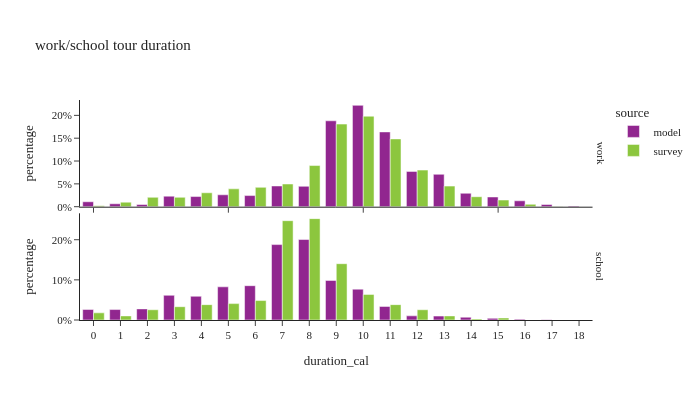

Notebook cell for this chart:
### Code cell
ws_tour_data['duration_cal'] = ws_tour_data['end'] - ws_tour_data['start']



df_plot = ws_tour_data.groupby(['source','tour_type','duration_cal'],observed=True)[['tour_weight']].sum().reset_index()

df_plot['percentage'] = df_plot.groupby(['tour_type','source'], group_keys=False)['tour_weight']. \
    apply(lambda x: x / float(x.sum()))

fig = px.bar(df_plot, x="duration_cal", y="percentage", color="source",barmode="group",

             facet_row='tour_type',

             title="work/school tour duration")

fig.for_each_annotation(lambda a: a.update(text = a.text.split("=")[-1]))
fig.update_layout(height=400, width=700, font=dict(size=11), yaxis1=dict(tickformat=".0%"), yaxis2=dict(tickformat=".0%", matches=None), xaxis=dict(dtick="1"))
fig.show()

### Figure 1 — Plotly figure (JSON) as saved in the notebook; plotly's stock layout.template omitted (floating-point values rounded to 4 significant figures)
{"data": [{"alignmentgroup": "True", "hovertemplate": "source=model<br>tour_type=work<br>duration_cal=%{x}<br>percentage=%{y}<extra></extra>", "legendgroup": "model", "marker": {"color": "#91268F", "pattern": {"shape": ""}}, "name": "model", "offsetgroup": "model", "orientation": "v", "showlegend": true, "textposition": "auto", "type": "bar", "x": [0.0, 1.0, 2.0, 3.0, 4.0, 5.0, 6.0, 7.0, 8.0, 9.0, 10.0, 11.0, 12.0, 13.0, 14.0, 15.0, 16.0, 17.0, 18.0], "xaxis": "x2", "y": [0.01082, 0.006409, 0.004746, 0.02306, 0.02223, 0.02604, 0.02437, 0.04537, 0.04468, 0.1881, 0.222, 0.1637, 0.07734, 0.07094, 0.02941, 0.02128, 0.01291, 0.004843, 0.001774], "yaxis": "y2"}, {"alignmentgroup": "True", "hovertemplate": "source=model<br>tour_type=school<br>duration_cal=%{x}<br>percentage=%{y}<extra></extra>", "legendgroup": "model", "marker": {"color": "#91268F", "pattern": {"shape": ""}}, "name": "model", "offsetgroup": "model", "orientation": "v", "showlegend": false, "textposition": "auto", "type": "bar", "x": [0.0, 1.0, 2.0, 3.0, 4.0, 5.0, 6.0, 7.0, 8.0, 9.0, 10.0, 11.0, 12.0, 13.0, 14.0, 15.0, 16.0, 17.0, 18.0], "xaxis": "x", "y": [0.02621, 0.02601, 0.02767, 0.06153, 0.05913, 0.08264, 0.08549, 0.1879, 0.2005, 0.09863, 0.07681, 0.03386, 0.01034, 0.009731, 0.006982, 0.004159, 0.002041, 0.0003341, 2.34e-05], "yaxis": "y"}, {"alignmentgroup": "True", "hovertemplate": "source=survey<br>tour_type=work<br>duration_cal=%{x}<br>percentage=%{y}<extra></extra>", "legendgroup": "survey", "marker": {"color": "#8CC63E", "pattern": {"shape": ""}}, "name": "survey", "offsetgroup": "survey", "orientation": "v", "showlegend": true, "textposition": "auto", "type": "bar", "x": [0.0, 1.0, 2.0, 3.0, 4.0, 5.0, 6.0, 7.0, 8.0, 9.0, 10.0, 11.0, 12.0, 13.0, 14.0, 15.0, 16.0, 17.0], "xaxis": "x2", "y": [0.001988, 0.00994, 0.02054, 0.02054, 0.03048, 0.0391, 0.04241, 0.0497, 0.09013, 0.1809, 0.1981, 0.1484, 0.08019, 0.04506, 0.02187, 0.01458, 0.005302, 0.0006627], "yaxis": "y2"}, {"alignmentgroup": "True", "hovertemplate": "source=survey<br>tour_type=school<br>duration_cal=%{x}<br>percentage=%{y}<extra></extra>", "legendgroup": "survey", "marker": {"color": "#8CC63E", "pattern": {"shape": ""}}, "name": "survey", "offsetgroup": "survey", "orientation": "v", "showlegend": false, "textposition": "auto", "type": "bar", "x": [0.0, 1.0, 2.0, 3.0, 4.0, 5.0, 6.0, 7.0, 8.0, 9.0, 10.0, 11.0, 12.0, 13.0, 14.0, 15.0], "xaxis": "x", "y": [0.01786, 0.0102, 0.02551, 0.03316, 0.03827, 0.04082, 0.04847, 0.2474, 0.2526, 0.1403, 0.06378, 0.03827, 0.02551, 0.0102, 0.002551, 0.005102], "yaxis": "y"}], "layout": {"annotations": [{"font": {}, "showarrow": false, "text": "school", "textangle": 90, "x": 0.98, "xanchor": "left", "xref": "paper", "y": 0.2425, "yanchor": "middle", "yref": "paper"}, {"font": {}, "showarrow": false, "text": "work", "textangle": 90, "x": 0.98, "xanchor": "left", "xref": "paper", "y": 0.7575, "yanchor": "middle", "yref": "paper"}], "barmode": "group", "font": {"size": 11}, "height": 400, "legend": {"title": {"text": "source"}, "tracegroupgap": 0}, "title": {"text": "work/school tour duration"}, "width": 700, "xaxis": {"anchor": "y", "domain": [0.0, 0.98], "dtick": "1", "title": {"text": "duration_cal"}}, "xaxis2": {"anchor": "y2", "domain": [0.0, 0.98], "matches": "x", "showticklabels": false}, "yaxis": {"anchor": "x", "domain": [0.0, 0.485], "tickformat": ".0%", "title": {"text": "percentage"}}, "yaxis2": {"anchor": "x2", "domain": [0.515, 1.0], "tickformat": ".0%", "title": {"text": "percentage"}}}}
